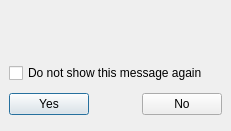
<ui version="4.0" >
 <author></author>
 <comment></comment>
 <exportmacro></exportmacro>
 <class>QuestionBox</class>
 <widget class="QDialog" name="QuestionBox" >
  <property name="geometry" >
   <rect>
    <x>0</x>
    <y>0</y>
    <width>231</width>
    <height>131</height>
   </rect>
  </property>
  <property name="sizePolicy" >
   <sizepolicy>
    <hsizetype>5</hsizetype>
    <vsizetype>4</vsizetype>
    <horstretch>0</horstretch>
    <verstretch>0</verstretch>
   </sizepolicy>
  </property>
  <property name="windowTitle" >
   <string>Question</string>
  </property>
  <property name="sizeGripEnabled" >
   <bool>false</bool>
  </property>
  <property name="modal" >
   <bool>true</bool>
  </property>
  <layout class="QVBoxLayout" >
   <property name="margin" >
    <number>9</number>
   </property>
   <property name="spacing" >
    <number>6</number>
   </property>
   <item>
    <layout class="QHBoxLayout" >
     <property name="margin" >
      <number>0</number>
     </property>
     <property name="spacing" >
      <number>6</number>
     </property>
     <item>
      <layout class="QVBoxLayout" >
       <property name="margin" >
        <number>0</number>
       </property>
       <property name="spacing" >
        <number>6</number>
       </property>
       <item>
        <widget class="QLabel" name="labelIcon" >
         <property name="sizePolicy" >
          <sizepolicy>
           <hsizetype>4</hsizetype>
           <vsizetype>4</vsizetype>
           <horstretch>0</horstretch>
           <verstretch>0</verstretch>
          </sizepolicy>
         </property>
         <property name="frameShape" >
          <enum>QFrame::NoFrame</enum>
         </property>
         <property name="text" >
          <string/>
         </property>
        </widget>
       </item>
       <item>
        <spacer>
         <property name="orientation" >
          <enum>Qt::Vertical</enum>
         </property>
         <property name="sizeType" >
          <enum>QSizePolicy::Minimum</enum>
         </property>
         <property name="sizeHint" >
          <size>
           <width>0</width>
           <height>0</height>
          </size>
         </property>
        </spacer>
       </item>
      </layout>
     </item>
     <item>
      <layout class="QVBoxLayout" >
       <property name="margin" >
        <number>0</number>
       </property>
       <property name="spacing" >
        <number>6</number>
       </property>
       <item>
        <widget class="QLabel" name="labelMessage" >
         <property name="sizePolicy" >
          <sizepolicy>
           <hsizetype>5</hsizetype>
           <vsizetype>4</vsizetype>
           <horstretch>0</horstretch>
           <verstretch>0</verstretch>
          </sizepolicy>
         </property>
         <property name="frameShape" >
          <enum>QFrame::NoFrame</enum>
         </property>
         <property name="text" >
          <string/>
         </property>
        </widget>
       </item>
       <item>
        <widget class="QLabel" name="labelInfo" >
         <property name="sizePolicy" >
          <sizepolicy>
           <hsizetype>5</hsizetype>
           <vsizetype>4</vsizetype>
           <horstretch>0</horstretch>
           <verstretch>0</verstretch>
          </sizepolicy>
         </property>
         <property name="minimumSize" >
          <size>
           <width>0</width>
           <height>0</height>
          </size>
         </property>
         <property name="frameShape" >
          <enum>QFrame::NoFrame</enum>
         </property>
         <property name="text" >
          <string/>
         </property>
        </widget>
       </item>
      </layout>
     </item>
    </layout>
   </item>
   <item>
    <spacer>
     <property name="orientation" >
      <enum>Qt::Vertical</enum>
     </property>
     <property name="sizeType" >
      <enum>QSizePolicy::Maximum</enum>
     </property>
     <property name="sizeHint" >
      <size>
       <width>20</width>
       <height>10</height>
      </size>
     </property>
    </spacer>
   </item>
   <item>
    <layout class="QVBoxLayout" >
     <property name="margin" >
      <number>0</number>
     </property>
     <property name="spacing" >
      <number>6</number>
     </property>
     <item>
      <widget class="QCheckBox" name="checkBox" >
       <property name="text" >
        <string>Do not show this message again</string>
       </property>
      </widget>
     </item>
     <item>
      <layout class="QHBoxLayout" >
       <property name="margin" >
        <number>0</number>
       </property>
       <property name="spacing" >
        <number>6</number>
       </property>
       <item>
        <widget class="QPushButton" name="yesButton" >
         <property name="text" >
          <string>Yes</string>
         </property>
        </widget>
       </item>
       <item>
        <spacer>
         <property name="orientation" >
          <enum>Qt::Horizontal</enum>
         </property>
         <property name="sizeHint" >
          <size>
           <width>54</width>
           <height>31</height>
          </size>
         </property>
        </spacer>
       </item>
       <item>
        <widget class="QPushButton" name="noButton" >
         <property name="text" >
          <string>No</string>
         </property>
        </widget>
       </item>
      </layout>
     </item>
    </layout>
   </item>
  </layout>
 </widget>
 <pixmapfunction></pixmapfunction>
 <resources>
  <include location="images.qrc" />
 </resources>
 <connections>
  <connection>
   <sender>yesButton</sender>
   <signal>clicked()</signal>
   <receiver>QuestionBox</receiver>
   <slot>accept()</slot>
   <hints>
    <hint type="sourcelabel" >
     <x>40</x>
     <y>245</y>
    </hint>
    <hint type="destinationlabel" >
     <x>7</x>
     <y>46</y>
    </hint>
   </hints>
  </connection>
  <connection>
   <sender>noButton</sender>
   <signal>clicked()</signal>
   <receiver>QuestionBox</receiver>
   <slot>reject()</slot>
   <hints>
    <hint type="sourcelabel" >
     <x>166</x>
     <y>245</y>
    </hint>
    <hint type="destinationlabel" >
     <x>119</x>
     <y>210</y>
    </hint>
   </hints>
  </connection>
 </connections>
</ui>
